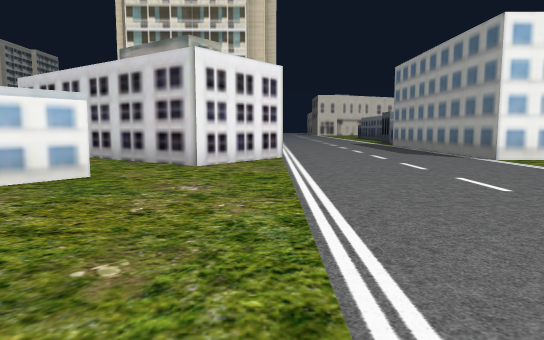
View 1 (above)

24 first-person views from a walk through a scene from a Unity 3-D project. The camera is 1.3 m above the floor, tilts 6° down and sees 70° across. The floor is counted in squares, 2 m on a side. Each view is taken from the middle of a square. On the plan, view 1 faces up. The plan holds only what a view shows up to about 11 squares ahead; the rest is blank. The place goes on beyond the plan.

View 2
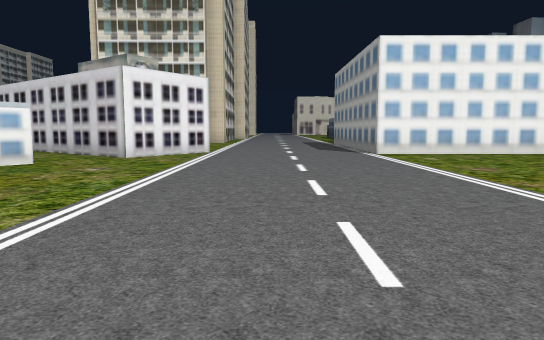

View 3
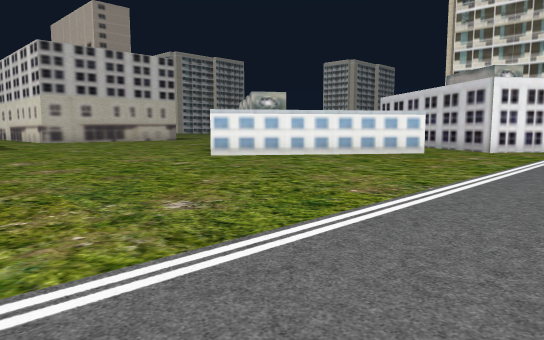

View 4
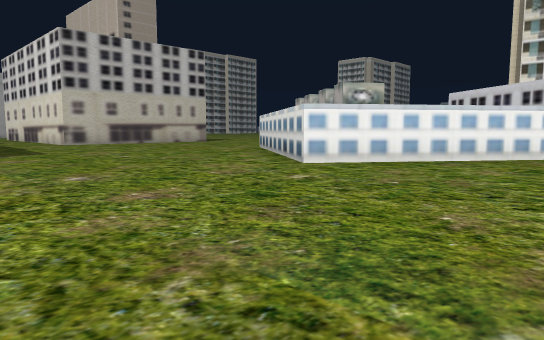

View 5
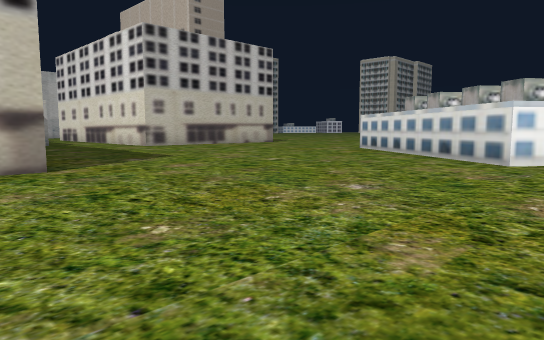

View 6
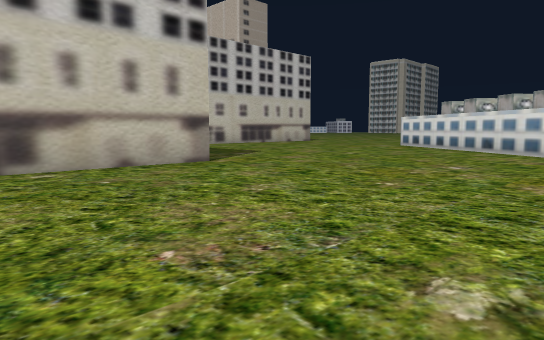

View 7
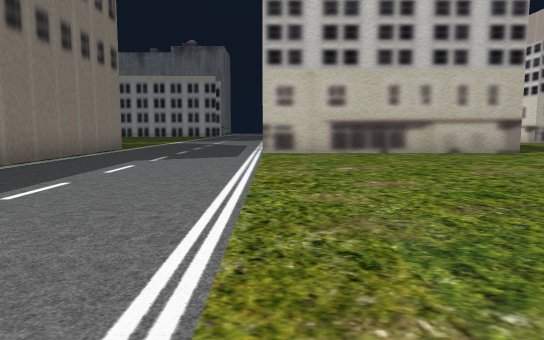

View 8
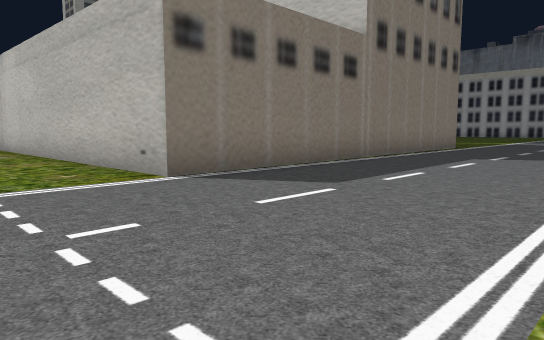

View 9
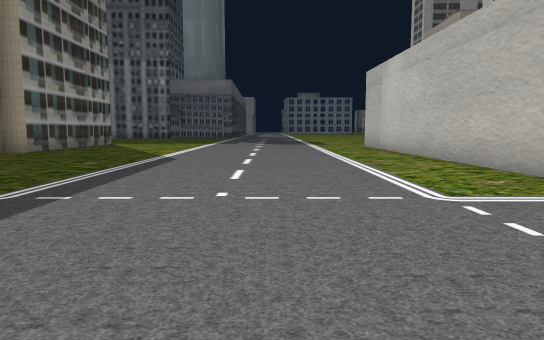

View 10
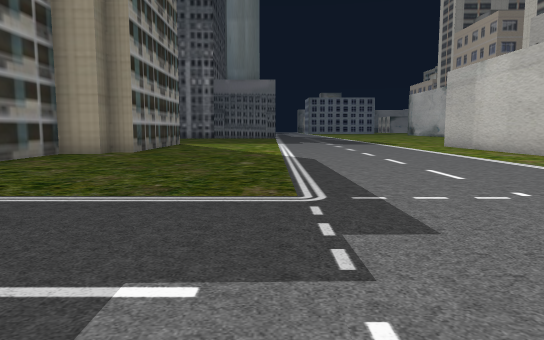

View 11
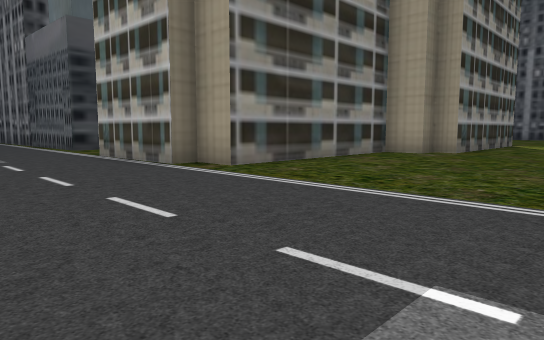

View 12
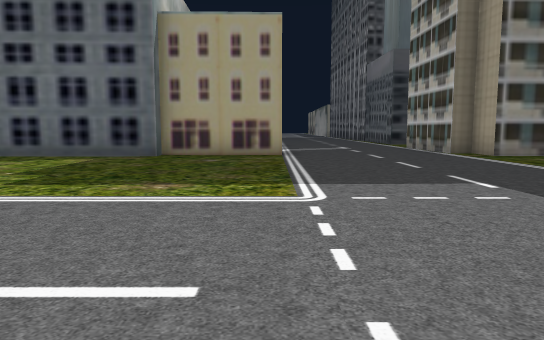

View 13
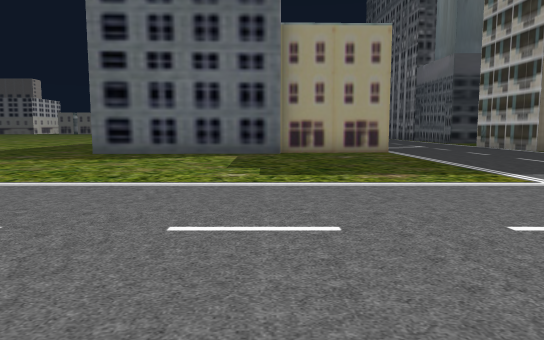

View 14
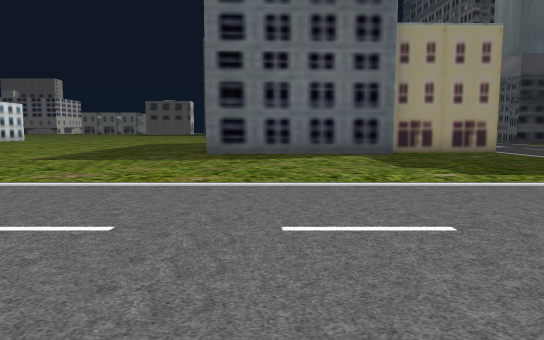

View 15
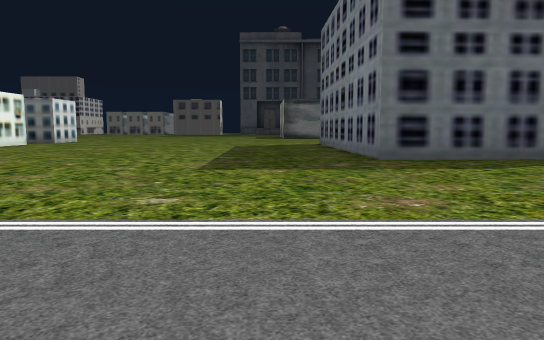

View 16
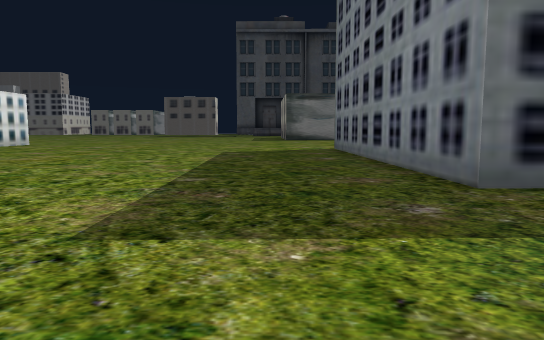

View 17
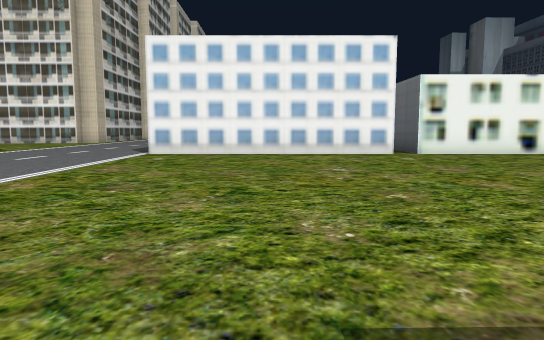

View 18
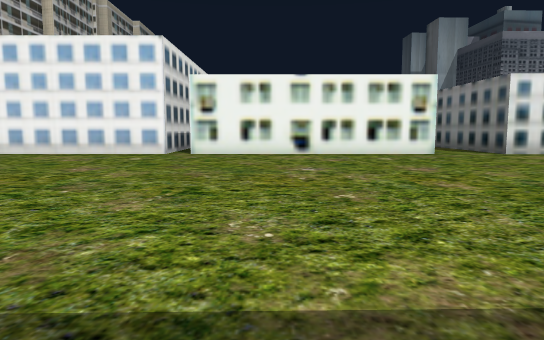

View 19
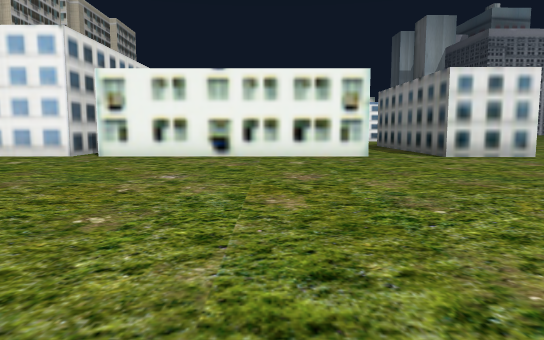

View 20
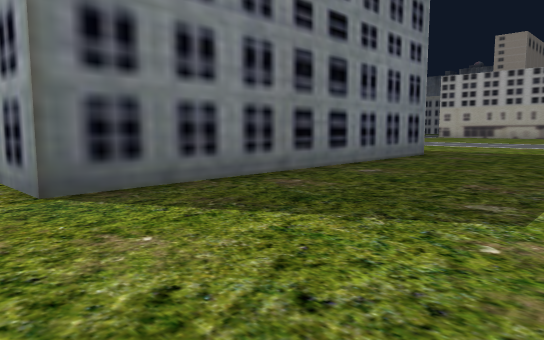

View 21
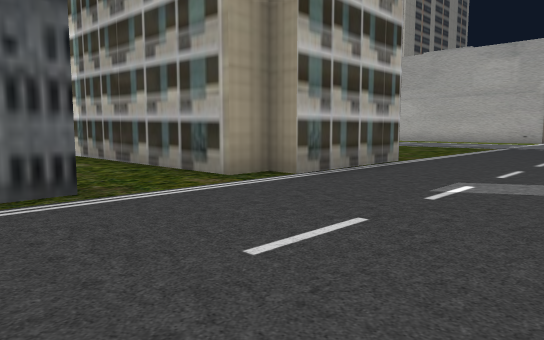

View 22
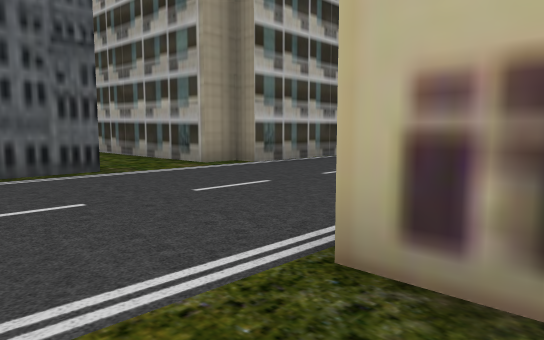

View 23
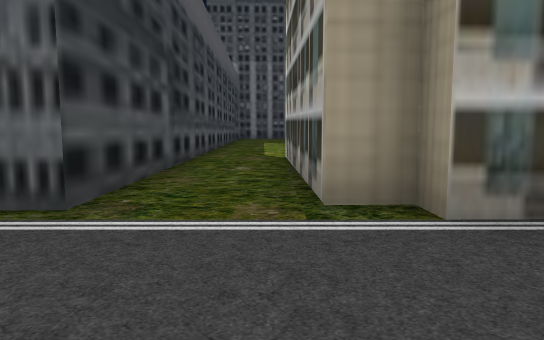

View 24
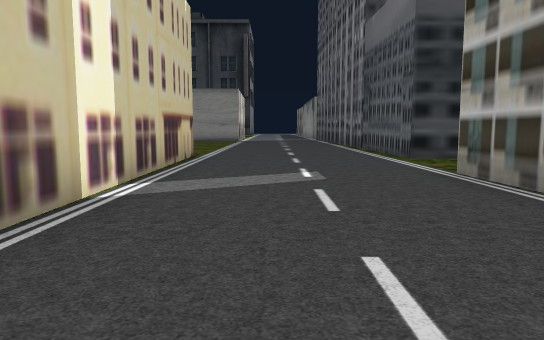

### Floor plan
Points are (right, up) in squares from view 1. A wall is a line through its corners. A room is listed if a view was taken in it or the views show most of it. See-through windows are left out.
Room 1 (views 1, 2, 3, 4, 5, 6, 7, 8, 9, 10, 11, 12, 13, 14, 15, 16, 17, 18, 19, 20, 21, 22, 23, 24)
walls: (-10.5, -5.2) (-10.5, -12.2); (-2.4, 5.4) (-5.8, 0.7) (-9.4, 3.3); (10.8, -12.3) (10.8, -9.2) (10.3, -9.2) (10.2, -4.3) (19, -4.1) (19, -5.6); (0.2, 9) (-1.3, 6.8) (-4.5, 9.1); (-11.1, -17) (-1.7, -16.7) (-1.6, -24.6); (11.2, 9.8) (11.2, 8.2) (4.8, 8.2) (4.8, 11.1); (18.5, -11.1) (18.5, -12.1) (11.4, -12.2); (8.9, -24.6) (8.9, -24) (9.5, -23.9) (9.5, -23.2) (10.6, -23.2) (10.5, -17.4) (11.5, -17.4) (11.5, -16.8) (14.7, -16.8) (14.8, -17.3) (15.5, -17.3) (15.7, -23.2); (18.4, 8.2) (11.9, 8.2); (20.5, 8.2) (20.1, 8.2) (20.1, 10.1); (17.8, -24.5) (17.7, -17.1) (20.1, -17)

Where each view was taken, in squares from view 1:
view 1: 0 up, 0 right, facing up
view 2: 2 down, 2 right, facing up
view 3: 5 down, 2 right, facing up-left
view 4: 5 down, 1 left, facing up-left
view 5: 7 down, 4 left, facing up-left
view 6: 10 down, 4 left, facing up-left
view 7: 12 down, 0 right, facing left
view 8: 12 down, 1 right, facing down-left
view 9: 13 down, 2 right, facing down
view 10: 13 down, 5 right, facing down
view 11: 13 down, 5 right, facing down-right
view 12: 12 down, 1 right, facing right
view 13: 9 down, 0 right, facing right
view 14: 6 down, 0 right, facing right
view 15: 2 down, 2 right, facing right
view 16: 2 down, 6 right, facing right
view 17: 2 down, 8 right, facing up
view 18: 2 down, 14 right, facing up
view 19: 1 down, 16 right, facing up
view 20: 0 up, 20 right, facing down-left
view 21: 13 down, 19 right, facing down-left
view 22: 11 down, 20 right, facing down-left
view 23: 14 down, 16 right, facing down
view 24: 14 down, 9 right, facing right
